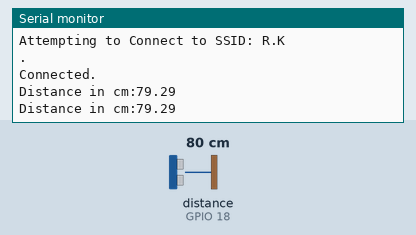
Recording of a sketch running on a simulated ESP32. Parts: the last lines printed to the serial monitor. Inputs (shaded band) come from the test bench; at power-on: distance to the obstacle (sensor on GPIO 18) 80 cm. The echo pulse lasts 58.3 µs per cm; WiFi joins after 1.5 s; servers stay silent unless stated.

Above: at 7.4 s.
7.5 s: distance to the obstacle (sensor on GPIO 18) set to 2 cm
At 8.8 s:
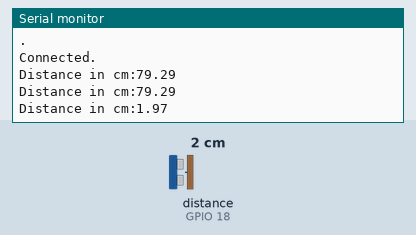
10.3 s: distance to the obstacle (sensor on GPIO 18) set to 4 cm
At 12.6 s:
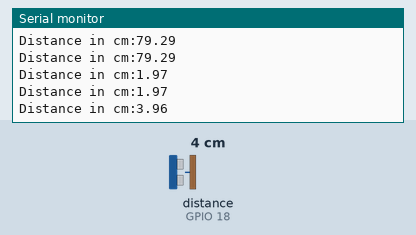
Timing chart, 0 to 14.1 s (numbered marks = the images above; inputs shaded):
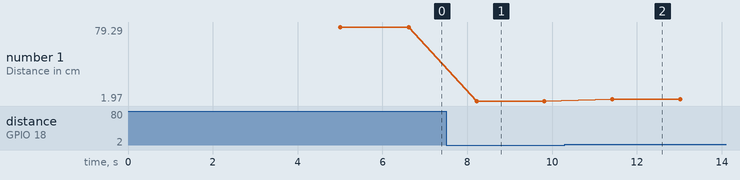

Measured:
- after the input at 7.5 s, the serial monitor: prints a new line after 0.72 s (image 1)
- after the input at 10.3 s, the serial monitor: prints a new line after 1.1 s (image 2)
- plotted number 1: 79.29 → 1.97 after the input at 7.5 s, 1.97 → 3.96 after the input at 10.3 s

The sketch:

1_ultrasonic_sensor_ThingSpeak_.ino
```cpp
#include "ThingSpeak.h"
#include "WiFi.h"

//-------Enter your WiFi Details------//
char ssid[] = "R.K";  //SSID
char pass[] = "20002001";  //Password
//-----------------------------------//

const int trigger = 5;
const int echo = 18;
long T;
float distanceCM;
WiFiClient client;

//-------------ThingSpeak Details-----------------//
unsigned long myChannelField = 1646356; //Channel ID
const int ChannelField1 = 1; //for distanceCM
const int ChannelField2 = 2; //for T
const char * myWriteAPIKey = "VJZ4PBAP49RP0ZQA"; //Your Write API Key
//-----------------------------------------------//

void setup() {
  Serial.begin(115200);
  pinMode(trigger,OUTPUT);
  pinMode(echo,INPUT);
  WiFi.mode(WIFI_STA);
  ThingSpeak.begin(client);
}

void loop()
{
  //-----------------WiFi Setup-------------------//
  if(WiFi.status()!= WL_CONNECTED)
  {
    Serial.print("Attempting to Connect to SSID: ");
    Serial.println(ssid);
  while(WiFi.status()!= WL_CONNECTED)
  {
    WiFi.begin(ssid,pass);
    Serial.print(".");
    delay(5000);
  }
  Serial.println("\nConnected.");
  }

  digitalWrite(trigger,LOW);
  delay(1);
  digitalWrite(trigger,HIGH);
  delayMicroseconds(10);
  digitalWrite(trigger,LOW);
  T = pulseIn(echo,HIGH);
  distanceCM = (T * 0.034)/2;
  Serial.print("Distance in cm:");
  Serial.println(distanceCM);

  //-------------Sending Data to ThingSpeak Cloud---------------//
  ThingSpeak.writeField(myChannelField,ChannelField1, distanceCM, myWriteAPIKey);
  ThingSpeak.writeField(myChannelField,ChannelField2, T, myWriteAPIKey);
  delay(1000);
}
```
